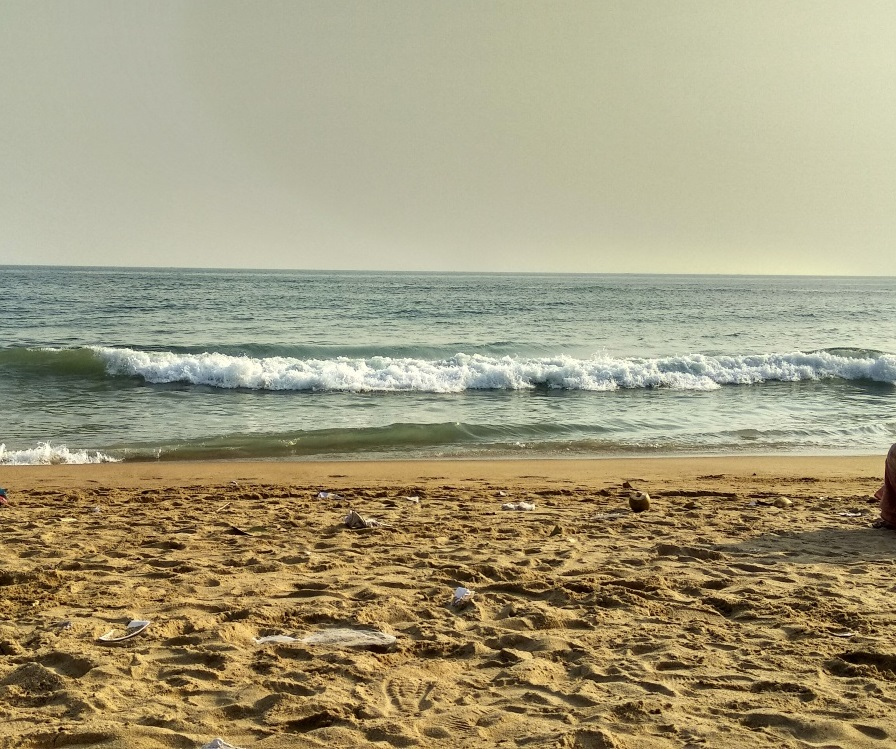
#> input picture prac2/sea.png, 896 x 749 px
$ python 1.2.py
#> lines starting #> are read from the running program, lines starting #| are printed output that depends on the picture
from PIL import Image
import numpy as np
import matplotlib.pyplot as plt
import math

img = Image.open('sea.png')
#> img is the input picture: PIL image 896x749 RGB; mean R, G, B 163.5, 155.8, 124.9

plt.figure(figsize=(12, 6))
plt.subplot(121)
plt.imshow(np.asarray(img))
plt.title('Imagen original')

# 2. Rotación de +10 grados
angle = 10
sen = math.sin(math.radians(angle))
cos = math.cos(math.radians(angle))

# Matriz de rotación
T_rotate = np.array([
    [cos, -sen, 0],
    [sen, cos, 0],
    [0, 0, 1]
])

# Matriz para centrar la imagen
T_center = np.array([
    [1, 0, -img.width/2],
    [0, 1, -img.height/2],
    [0, 0, 1]
])

# Matriz para devolver la imagen al origen
T_uncenter = np.array([
    [1, 0, img.width/2],
    [0, 1, img.height/2],
    [0, 0, 1]
])
#> T_uncenter = [[1, 0, 448], [0, 1, 374.5], [0, 0, 1]]

# Concatenar transformaciones
T = T_uncenter @ T_rotate @ T_center

# Obtener la inversa para transform()
T_inv = np.linalg.inv(T)

# Aplicar transformación
img_rotated = img.transform(
    img.size,
    Image.Transform.AFFINE,
    data=T_inv.flatten()[:6],
    resample=Image.BILINEAR
)
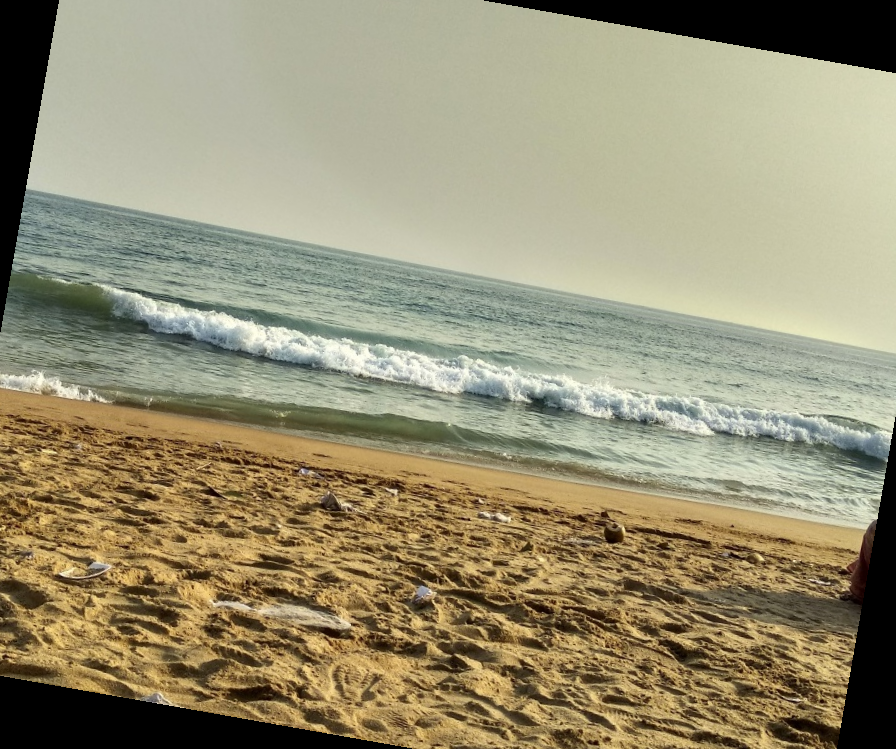
#> img_rotated: PIL image 896x749 RGB; mean R, G, B 150.7, 143.8, 115.4

# Mostrar resultado
plt.subplot(122)
plt.imshow(np.asarray(img_rotated))
plt.title('Rotación +10°')
plt.show()
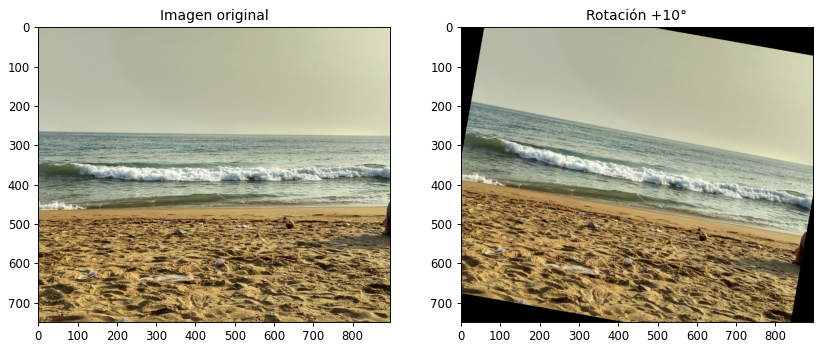
#> figure drawn by matplotlib, 2 panels

$ run again, with prac2/TORREDELMAR.jpg saved as prac2/sea.png
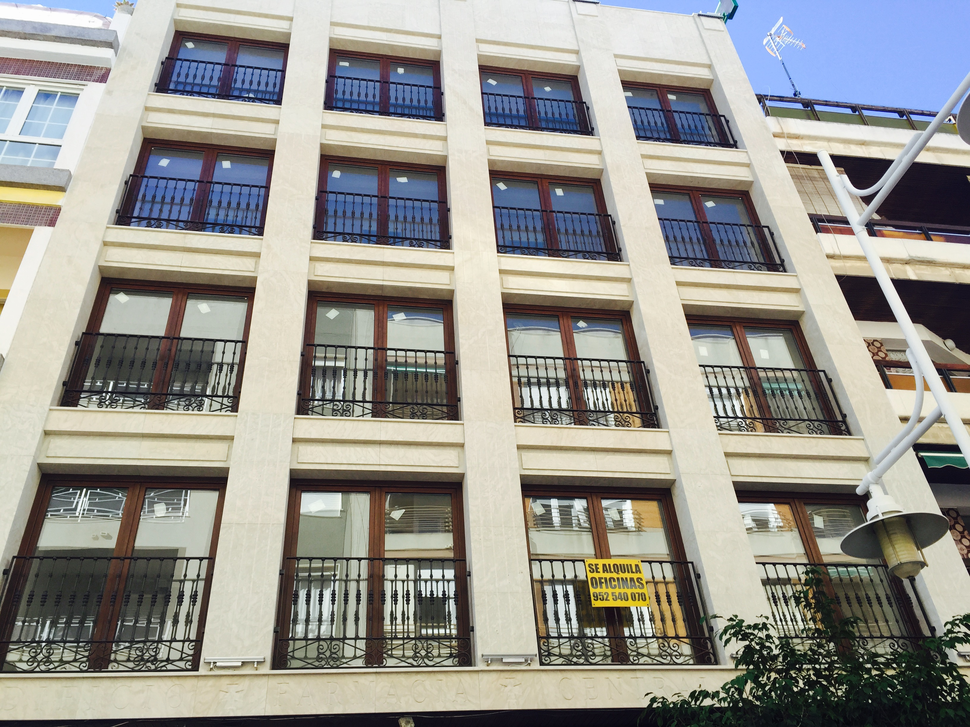
#> input picture prac2/TORREDELMAR.jpg, 970 x 727 px, shrunk from 3264 x 2448 before the run
#> img is the input picture: PIL image 970x727 RGB; mean R, G, B 150.2, 148.7, 142.5
#> `img_rotated = img.transform( img.size, Image.Transform.AFFINE, data=T_..`:
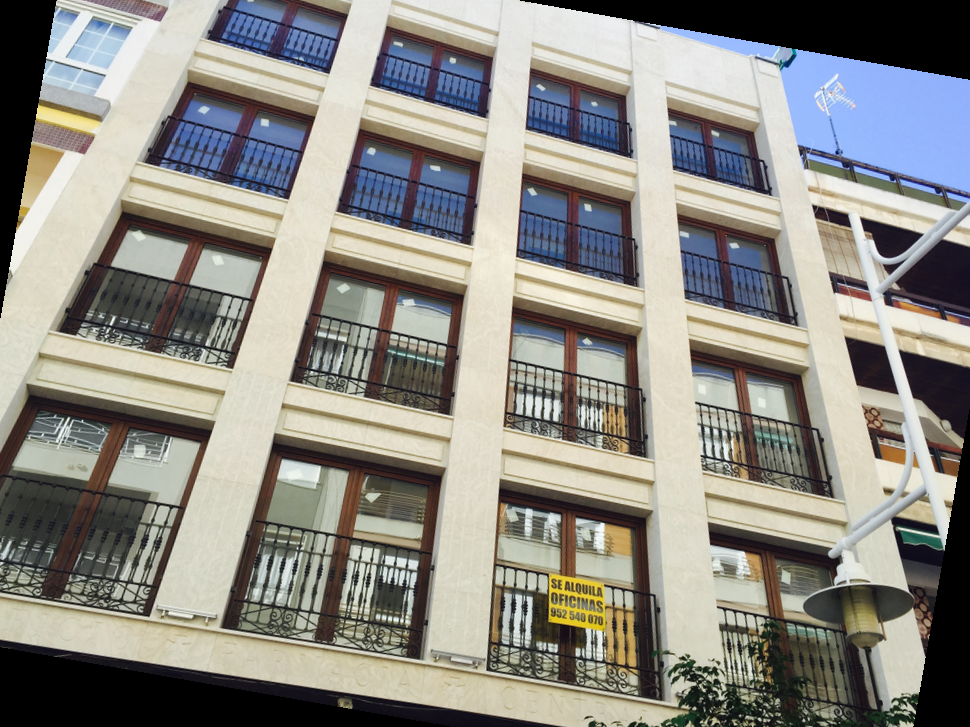
#> img_rotated: PIL image 970x727 RGB; mean R, G, B 140.3, 138.5, 132
#> `plt.show()`:
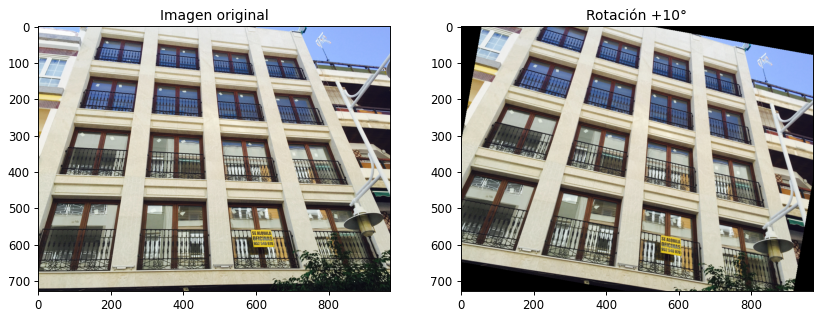
#> figure drawn by matplotlib, 2 panels
